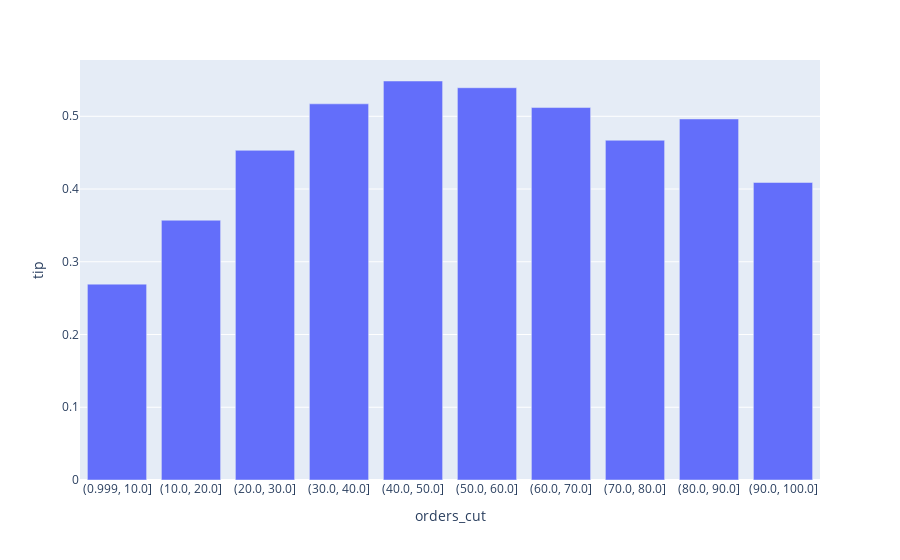

Write notebook code for a chart like this one.
### Code cell
px.bar(df_userh1, x= "orders_cut", y= "tip")

### Figure 1 — Plotly figure (JSON) as saved in the notebook; plotly's stock layout.template omitted (floating-point values rounded to 4 significant figures)
{"data": [{"alignmentgroup": "True", "hovertemplate": "orders_cut=%{x}<br>tip=%{y}<extra></extra>", "legendgroup": "", "marker": {"color": "#636efa", "pattern": {"shape": ""}}, "name": "", "offsetgroup": "", "orientation": "v", "showlegend": false, "textposition": "auto", "type": "bar", "x": ["(0.999, 10.0]", "(10.0, 20.0]", "(20.0, 30.0]", "(30.0, 40.0]", "(40.0, 50.0]", "(50.0, 60.0]", "(60.0, 70.0]", "(70.0, 80.0]", "(80.0, 90.0]", "(90.0, 100.0]"], "xaxis": "x", "y": [0.2693, 0.3571, 0.4532, 0.5171, 0.5485, 0.5393, 0.512, 0.4671, 0.4963, 0.409], "yaxis": "y"}], "layout": {"barmode": "relative", "legend": {"tracegroupgap": 0}, "margin": {"t": 60}, "xaxis": {"anchor": "y", "domain": [0, 1], "title": {"text": "orders_cut"}}, "yaxis": {"anchor": "x", "domain": [0, 1], "title": {"text": "tip"}}}}
